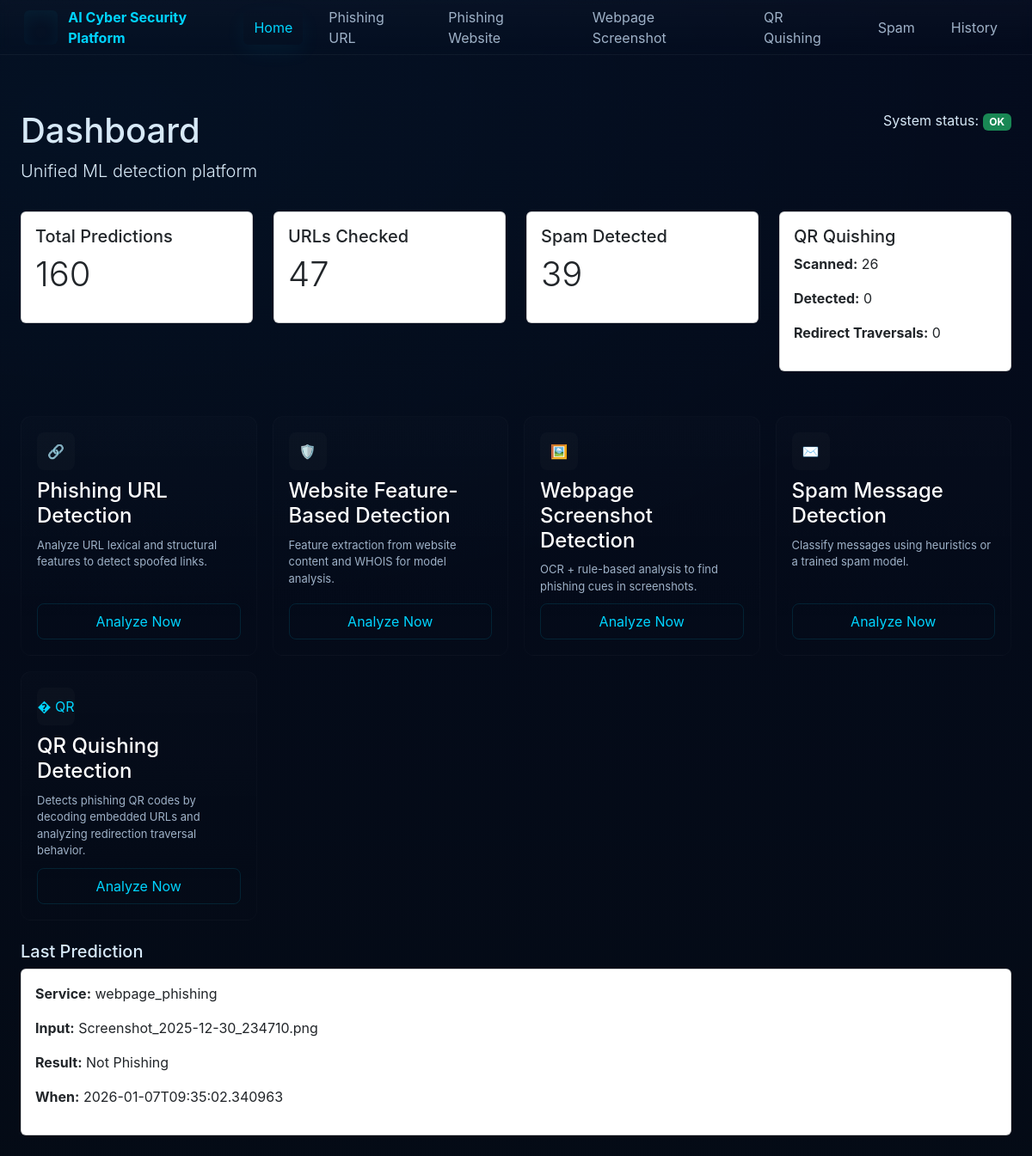
/dashboard, run on the app's committed database.
### tables this page shows
CREATE TABLE predictions
                     (id INTEGER PRIMARY KEY AUTOINCREMENT,
                      service TEXT,
                      input TEXT,
                      result TEXT,
                      created_at TEXT);

### app.py (the view)
@app.route('/dashboard')
def dashboard():
    stats = history.get_stats()
    last = history.get_last_prediction()
    try:
        qr_stats = history.get_qr_quishing_stats()
    except Exception:
        qr_stats = {'qr_scans': 0, 'quishing_detected': 0, 'redirect_traversals': 0}
    return render_template('home.html', stats=stats, last=last, qr_stats=qr_stats)

### services/history.py (called while the page is built)
def _get_conn():
    conn = sqlite3.connect(DB_PATH)
    conn.row_factory = sqlite3.Row
    return conn

def get_stats():
    conn = _get_conn()
    c = conn.cursor()
    c.execute("SELECT COUNT(*) as total FROM predictions")
    total = c.fetchone()['total']
    c.execute("SELECT COUNT(*) as spam_detected FROM predictions WHERE service='spam' AND result LIKE '%Spam%'")
    spam_detected = c.fetchone()['spam_detected']
    c.execute("SELECT COUNT(*) as url_checked FROM predictions WHERE service='phishing_url'")
    url_checked = c.fetchone()['url_checked']
    conn.close()
    return {'total': total, 'spam_detected': spam_detected, 'url_checked': url_checked}

def get_last_prediction():
    conn = _get_conn()
    c = conn.cursor()
    c.execute('SELECT service, input, result, created_at FROM predictions ORDER BY id DESC LIMIT 1')
    row = c.fetchone()
    conn.close()
    if row:
        return dict(row)
    return None

### templates/home.html (shortened to what this page needs)
<!doctype html>
<html>
  <head>
    <link href="https://cdn.jsdelivr.net/npm/bootstrap@5.3.0/dist/css/bootstrap.min.css" rel="stylesheet">
    <link rel="stylesheet" href="/static/css/style.css">
  </head>
  <body>
    {% include 'header.html' %}
    <div class="container mt-4">
      <div class="row">
        <div class="col-md-8">
          <h1>Dashboard</h1>
          <p class="lead">Unified ML detection platform</p>
        </div>
        <div class="col-md-4 text-end">
          <p>System status: <span class="badge bg-success">OK</span></p>
        </div>
      </div>
      <div class="row mt-3">
        <div class="col-md-3">
          <div class="card p-3">
            <h5>Total Predictions</h5>
            <p class="display-6">{{ stats.total if stats else 0 }}</p>
          </div>
        </div>
        <div class="col-md-3">
          <div class="card p-3">
            <h5>URLs Checked</h5>
            <p class="display-6">{{ stats.url_checked if stats else 0 }}</p>
          </div>
        </div>
        <div class="col-md-3">
          <div class="card p-3">
            <h5>Spam Detected</h5>
            <p class="display-6">{{ stats.spam_detected if stats else 0 }}</p>
          </div>
        </div>
        <div class="col-md-3">
          <div class="card p-3">
            <h5>QR Quishing</h5>
            <p><strong>Scanned:</strong> {{ qr_stats.qr_scans if qr_stats else 0 }}</p>
            <p><strong>Detected:</strong> {{ qr_stats.quishing_detected if qr_stats else 0 }}</p>
            <p><strong>Redirect Traversals:</strong> {{ qr_stats.redirect_traversals if qr_stats else 0 }}</p>
          </div>
        </div>
      </div>
      <div class="row mt-4">
        <div class="col-12">
          <div class="modules">
            <div class="module">
              <div class="m-icon">🔗</div>
              <h4>Phishing URL Detection</h4>
              <p>Analyze URL lexical and structural features to detect spoofed links.</p>
              <a class="btn" href="/phishing-url">Analyze Now</a>
            </div>
            <div class="module">
              <div class="m-icon">🛡️</div>
              <h4>Website Feature-Based Detection</h4>
              <p>Feature extraction from website content and WHOIS for model analysis.</p>
              <a class="btn" href="/phishing-website">Analyze Now</a>
            </div>
            <div class="module">
              <div class="m-icon">🖼️</div>
              <h4>Webpage Screenshot Detection</h4>
              <p>OCR + rule-based analysis to find phishing cues in screenshots.</p>
              <a class="btn" href="/webpage-phishing">Analyze Now</a>
            </div>
            <div class="module">
              <div class="m-icon">✉️</div>
              <h4>Spam Message Detection</h4>
              <p>Classify messages using heuristics or a trained spam model.</p>
              <a class="btn" href="/spam">Analyze Now</a>
            </div>
            <div class="module">
              <div class="m-icon">� QR</div>
              <h4>QR Quishing Detection</h4>
              <p>Detects phishing QR codes by decoding embedded URLs and analyzing redirection traversal behavior.</p>
              <a class="btn" href="/qr-quishing">Analyze Now</a>
            </div>
          </div>
        </div>
      </div>
      <div class="row mt-4">
        <div class="col-md-12">
          <h5>Last Prediction</h5>
          {% if last %}
            <div class="card p-3">
              <p><strong>Service:</strong> {{ last.service }}</p>
              <p><strong>Input:</strong> {{ last.input }}</p>
              {% set _res = (last.result|string) if last.result is defined else '' %}
              {% if 'phish' in _res|lower %}
                <p><strong>Result:</strong> Phishing</p>
              {% else %}
                <p><strong>Result:</strong> Not Phishing</p>
              {% endif %}
              <p><strong>When:</strong> {{ last.created_at }}</p>
            </div>
          {% else %}
            <p>No predictions yet.</p>
          {% endif %}
        </div>
      </div>
    </div>
  </body>
</html>

### templates/header.html
<header class="topbar">
  <div class="brand"><div class="logo"></div>AI Cyber Security Platform</div>
  <nav class="navlinks">
    <a href="/dashboard" class="{% if request.path=='/dashboard' or request.path=='/' %}active{% endif %}">Home</a>
    <a href="/phishing-url" class="{% if request.path.startswith('/phishing-url') %}active{% endif %}">Phishing URL</a>
    <a href="/phishing-website" class="{% if request.path.startswith('/phishing-website') %}active{% endif %}">Phishing Website</a>
    <a href="/webpage-phishing" class="{% if request.path.startswith('/webpage-phishing') %}active{% endif %}">Webpage Screenshot</a>
    <a href="/qr-quishing" class="{% if request.path.startswith('/qr-quishing') %}active{% endif %}">QR Quishing</a>
    <a href="/spam" class="{% if request.path.startswith('/spam') %}active{% endif %}">Spam</a>
    <a href="/history" class="{% if request.path.startswith('/history') %}active{% endif %}">History</a>
  </nav>
</header>

### static/css/style.css (style rules this page uses)
:root { --bg:#071226; --panel:#0b1b2b; --muted:#9fb2c8; --accent:#00d4ff; --accent-2:#2be6a7; --danger:#ff5c6c; --warning:#ffb86b; --glass: rgba(255,255,255,0.03); }
* { box-sizing:border-box }
html,body { height:100% }
body { margin:0; font-family: Inter, Poppins, system-ui, -apple-system, 'Segoe UI', Roboto, 'Helvetica Neue', Arial; background: radial-gradient(1200px 600px at 10% 10%, rgba(0,212,255,0.03), transparent), linear-gradient(180deg, rgba(2,6,23,0.6), rgba(4,10,20,0.9)), var(--bg); color:#d7e9f7; }
body { padding-top: 80px; }
.container { max-width:1200px;margin:36px auto;padding:24px }
.topbar { position:fixed;left:0;right:0;top:0;height:64px;display:flex;align-items:center;justify-content:space-between;padding:0 28px;background:linear-gradient(180deg, rgba(255,255,255,0.02), transparent);border-bottom:1px solid rgba(255,255,255,0.03);backdrop-filter: blur(6px);z-index:50 }
.brand { display:flex;align-items:center;gap:12px;font-weight:700;color:var(--accent) }
.brand .logo { width:40px;height:40px;border-radius:6px;background:linear-gradient(135deg,var(--accent),#6be0ff);box-shadow:0 6px 18px rgba(0,212,255,0.06) inset;display:inline-block;background-size:contain;background-repeat:no-repeat;background-position:center }
.brand .logo { background-image: url('/logo.png'); }
.navlinks { display:flex;gap:18px;align-items:center }
.navlinks a { color:var(--muted);text-decoration:none;padding:8px 12px;border-radius:6px }
.navlinks a.active { color:var(--accent);box-shadow:0 8px 24px rgba(0,212,255,0.06) }
.modules { display:grid;grid-template-columns:repeat(4,1fr);gap:18px;margin-top:28px }
.module { background:linear-gradient(180deg, rgba(255,255,255,0.01), transparent);padding:18px;border-radius:12px;border:1px solid rgba(255,255,255,0.02);display:flex;flex-direction:column;gap:10px }
.module .m-icon { width:44px;height:44px;border-radius:8px;background:rgba(255,255,255,0.02);display:flex;align-items:center;justify-content:center;color:var(--accent) }
.module h4 { margin:0;color:#fff }
.module p { margin:0;color:var(--muted);font-size:13px }
.module .btn { margin-top:auto;padding:8px 12px;border-radius:8px;background:transparent;color:var(--accent);border:1px solid rgba(0,212,255,0.12) }
.module .btn { border:1px solid rgba(0,212,255,0.12);display:inline-block }

### data on the page
predictions: service "webpage_phishing", input "Screenshot_2025-12-30_234710.png", created_at "2026-01-07T09:35:02.340963"

### other printed values
{{ stats.total if stats else 0 }} "160"
{{ stats.url_checked if stats else 0 }} "47"
{{ stats.spam_detected if stats else 0 }} "39"
{{ qr_stats.qr_scans if qr_stats else 0 }} "26"
{{ qr_stats.quishing_detected if qr_stats else 0 }} "0"
{{ qr_stats.redirect_traversals if qr_stats else 0 }} "0"
